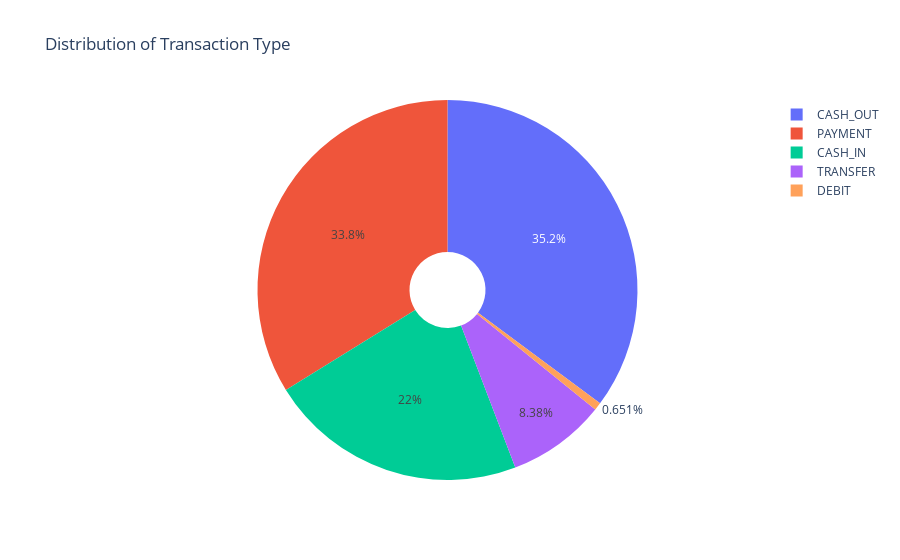

The notebook cell saved with this chart:
### Code cell
figure = px.pie(data,
               values = quantity,
               names = transaction, hole = 0.2,
               title = "Distribution of Transaction Type")
figure.show()

### Figure 1 — Plotly figure (JSON) as saved in the notebook; plotly's stock layout.template omitted (floating-point values rounded to 4 significant figures)
{"data": [{"domain": {"x": [0, 1], "y": [0, 1]}, "hole": 0.2, "hovertemplate": "label=%{label}<br>value=%{value}<extra></extra>", "labels": ["CASH_OUT", "PAYMENT", "CASH_IN", "TRANSFER", "DEBIT"], "legendgroup": "", "name": "", "showlegend": true, "type": "pie", "values": [2237500, 2151495, 1399284, 532909, 41432]}], "layout": {"legend": {"tracegroupgap": 0}, "title": {"text": "Distribution of Transaction Type"}}}
